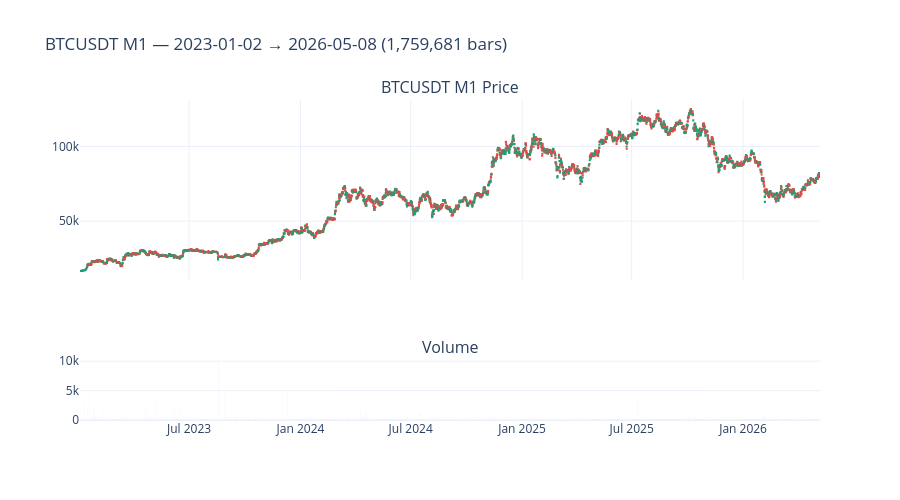

The code cell stored with this chart in its notebook:
### Code cell
# ── Price chart — visual sanity check ─────────────────────────────────────────
# Sample 5000 M1 bars for a readable chart (full dataset is too dense)
sample = df.iloc[::max(1, len(df)//5000)]

fig = make_subplots(rows=2, cols=1, shared_xaxes=True,
                    row_heights=[0.75, 0.25],
                    subplot_titles=[f'{SYMBOL} M1 Price', 'Volume'])

fig.add_trace(go.Candlestick(
    x=sample.index,
    open=sample['open'], high=sample['high'],
    low=sample['low'],   close=sample['close'],
    name='Price',
    increasing_line_color='#1D9E75',
    decreasing_line_color='#E24B4A',
), row=1, col=1)

fig.add_trace(go.Bar(
    x=sample.index,
    y=sample['volume'],
    name='Volume',
    marker_color='rgba(100,100,200,0.5)',
), row=2, col=1)

fig.update_layout(
    title=f'{SYMBOL} M1 — {START_DATE} → {END_DATE} ({len(df):,} bars)',
    height=500,
    template='plotly_white',
    xaxis_rangeslider_visible=False,
    showlegend=False,
)
fig.show()
print('✅ Pipeline complete — ready to build 01_trident_backtest.ipynb')

### Figure 1 — Plotly figure (JSON) as saved in the notebook; plotly's stock layout.template omitted (floating-point values rounded to 4 significant figures; data arrays with more than 128 entries replaced by an {"elided": "..."} marker saying what was removed)
{"data": [{"close": {"elided": "5014 float values"}, "decreasing": {"line": {"color": "#E24B4A"}}, "high": {"elided": "5014 float values"}, "increasing": {"line": {"color": "#1D9E75"}}, "low": {"elided": "5014 float values"}, "name": "Price", "open": {"elided": "5014 float values"}, "type": "candlestick", "x": {"elided": "5014 str values"}, "xaxis": "x", "yaxis": "y"}, {"marker": {"color": "rgba(100,100,200,0.5)"}, "name": "Volume", "type": "bar", "x": {"elided": "5014 str values"}, "xaxis": "x2", "y": {"elided": "5014 float values"}, "yaxis": "y2"}], "layout": {"annotations": [{"font": {"size": 16}, "showarrow": false, "text": "BTCUSDT M1 Price", "x": 0.5, "xanchor": "center", "xref": "paper", "y": 1, "yanchor": "bottom", "yref": "paper"}, {"font": {"size": 16}, "showarrow": false, "text": "Volume", "x": 0.5, "xanchor": "center", "xref": "paper", "y": 0.1875, "yanchor": "bottom", "yref": "paper"}], "height": 500, "showlegend": false, "title": {"text": "BTCUSDT M1 — 2023-01-02 → 2026-05-08 (1,759,681 bars)"}, "xaxis": {"anchor": "y", "domain": [0, 1], "matches": "x2", "rangeslider": {"visible": false}, "showticklabels": false}, "xaxis2": {"anchor": "y2", "domain": [0, 1]}, "yaxis": {"anchor": "x", "domain": [0.4375, 1]}, "yaxis2": {"anchor": "x2", "domain": [0, 0.1875]}}}
